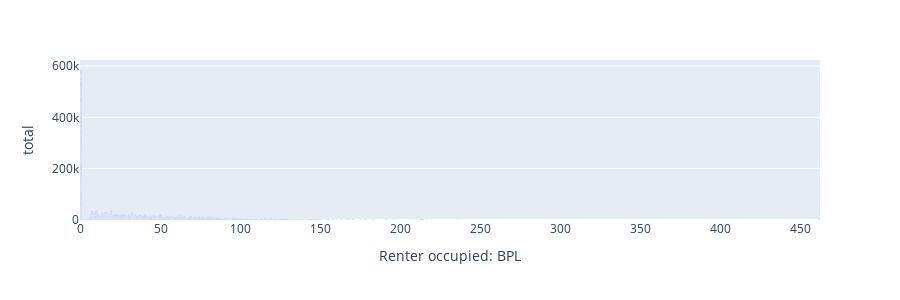

The code cell stored with this chart in its notebook:
### Code cell
px.bar(poverty_stat,
       x='Renter occupied: BPL',
       y='total',
      height= 300)

### Figure 1 — Plotly figure (JSON) as saved in the notebook; plotly's stock layout.template omitted (floating-point values rounded to 4 significant figures; data arrays with more than 128 entries replaced by an {"elided": "..."} marker saying what was removed)
{"data": [{"alignmentgroup": "True", "hovertemplate": "Renter occupied: BPL=%{x}<br>total=%{y}<extra></extra>", "legendgroup": "", "marker": {"color": "#636efa"}, "name": "", "offsetgroup": "", "orientation": "v", "showlegend": false, "textposition": "auto", "type": "bar", "x": {"elided": "2346 int values"}, "xaxis": "x", "y": {"elided": "2346 int values"}, "yaxis": "y"}], "layout": {"barmode": "relative", "height": 300, "legend": {"tracegroupgap": 0}, "margin": {"t": 60}, "xaxis": {"anchor": "y", "domain": [0, 1], "title": {"text": "Renter occupied: BPL"}}, "yaxis": {"anchor": "x", "domain": [0, 1], "title": {"text": "total"}}}}
